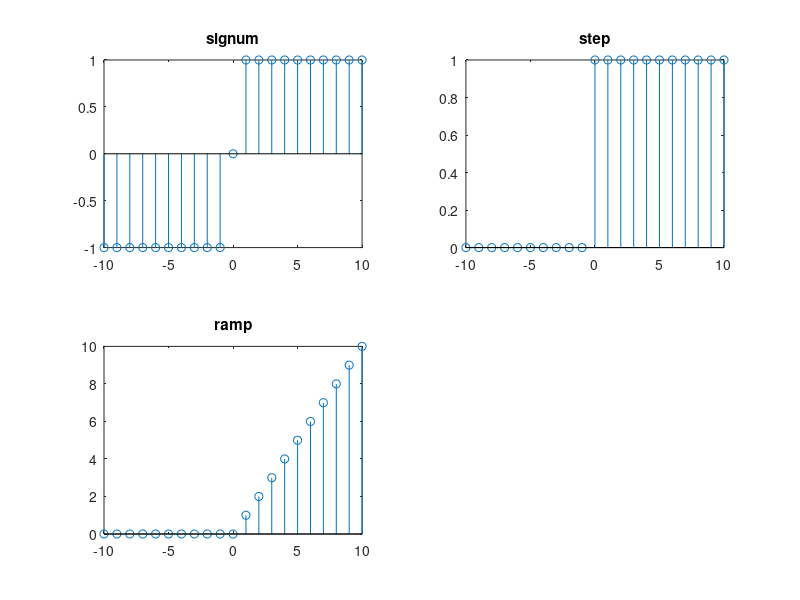

This chart was generated by the following MATLAB code:
clc; 
clear all; 
close all; 
n = -10:10; 
u = (n>=0); 
imp = (n==0); 
r = n.*u; 
s = sign(n); 
subplot(2,2,1); 
stem(n,imp); 
title('impulse'); 
subplot(2,2,2); 
stem(n,u); 
title('step'); 
subplot(2,2,3);
stem(n,r);
title('ramp'); 
subplot(2,2,1); 
stem(n,s); 
title('signum');
